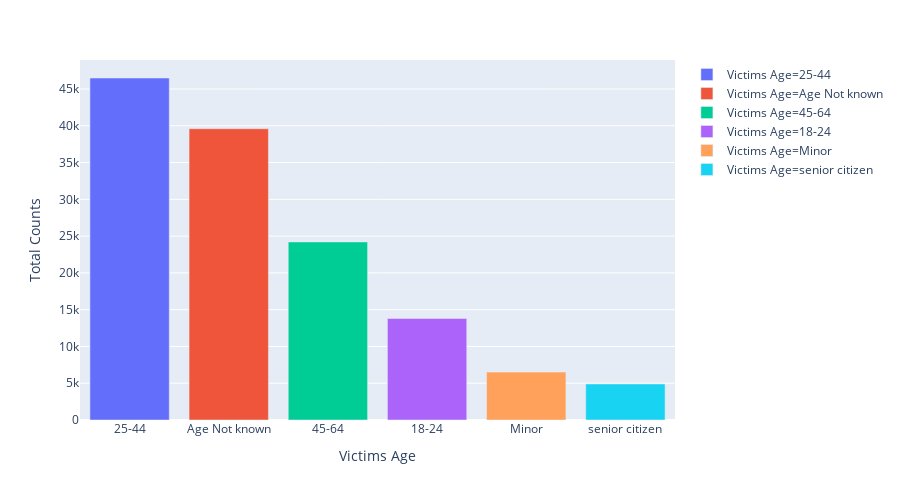
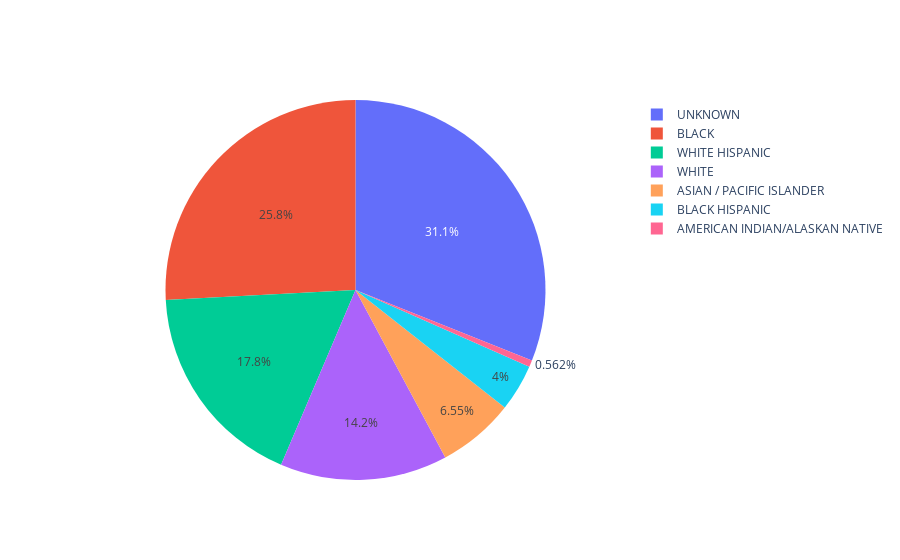

These figures' notebook cell, in order:
### Code cell
# Visualize Victims Age 
TotalCounts = list(df["vic_age_group"].value_counts())
VictimsAgeCategory = list(df["vic_age_group"].value_counts().index)
VictimsAgeCategory[5] = "senior citizen"
VictimsAgeCategory[1] = "Age Not known"
VictimsAgeCategory[4] = "Minor"
Vicdata = {'VictimsAgeCategory':VictimsAgeCategory, 'TotalCounts':TotalCounts}
vicAgeDF = pd.DataFrame(Vicdata)


fig = px.bar(vicAgeDF, x='VictimsAgeCategory', y='TotalCounts',
             hover_data=['VictimsAgeCategory', 'TotalCounts'], color='VictimsAgeCategory',
             labels={'VictimsAgeCategory':'Victims Age','TotalCounts':'Total Counts'}, height=500 )
fig.show()

# Visualize Victims's Race
victim_counts = list(df["vic_race"].value_counts())
victim_race_category = list(df["vic_race"].value_counts().index)

fig = go.Figure(data=[go.Pie(labels=victim_race_category, values=victim_counts)])
fig.show()

### Figure 1 — Plotly figure (JSON) as saved in the notebook; plotly's stock layout.template omitted (floating-point values rounded to 4 significant figures)
{"data": [{"alignmentgroup": "True", "customdata": [["25-44", 46494]], "hoverlabel": {"namelength": 0}, "hovertemplate": "Victims Age=%{customdata[0]}<br>Total Counts=%{customdata[1]}", "legendgroup": "Victims Age=25-44", "marker": {"color": "#636efa"}, "name": "Victims Age=25-44", "offsetgroup": "Victims Age=25-44", "orientation": "v", "showlegend": true, "textposition": "auto", "type": "bar", "x": ["25-44"], "xaxis": "x", "y": [46494], "yaxis": "y"}, {"alignmentgroup": "True", "customdata": [["Age Not known", 39600]], "hoverlabel": {"namelength": 0}, "hovertemplate": "Victims Age=%{customdata[0]}<br>Total Counts=%{customdata[1]}", "legendgroup": "Victims Age=Age Not known", "marker": {"color": "#EF553B"}, "name": "Victims Age=Age Not known", "offsetgroup": "Victims Age=Age Not known", "orientation": "v", "showlegend": true, "textposition": "auto", "type": "bar", "x": ["Age Not known"], "xaxis": "x", "y": [39600], "yaxis": "y"}, {"alignmentgroup": "True", "customdata": [["45-64", 24205]], "hoverlabel": {"namelength": 0}, "hovertemplate": "Victims Age=%{customdata[0]}<br>Total Counts=%{customdata[1]}", "legendgroup": "Victims Age=45-64", "marker": {"color": "#00cc96"}, "name": "Victims Age=45-64", "offsetgroup": "Victims Age=45-64", "orientation": "v", "showlegend": true, "textposition": "auto", "type": "bar", "x": ["45-64"], "xaxis": "x", "y": [24205], "yaxis": "y"}, {"alignmentgroup": "True", "customdata": [["18-24", 13796]], "hoverlabel": {"namelength": 0}, "hovertemplate": "Victims Age=%{customdata[0]}<br>Total Counts=%{customdata[1]}", "legendgroup": "Victims Age=18-24", "marker": {"color": "#ab63fa"}, "name": "Victims Age=18-24", "offsetgroup": "Victims Age=18-24", "orientation": "v", "showlegend": true, "textposition": "auto", "type": "bar", "x": ["18-24"], "xaxis": "x", "y": [13796], "yaxis": "y"}, {"alignmentgroup": "True", "customdata": [["Minor", 6511]], "hoverlabel": {"namelength": 0}, "hovertemplate": "Victims Age=%{customdata[0]}<br>Total Counts=%{customdata[1]}", "legendgroup": "Victims Age=Minor", "marker": {"color": "#FFA15A"}, "name": "Victims Age=Minor", "offsetgroup": "Victims Age=Minor", "orientation": "v", "showlegend": true, "textposition": "auto", "type": "bar", "x": ["Minor"], "xaxis": "x", "y": [6511], "yaxis": "y"}, {"alignmentgroup": "True", "customdata": [["senior citizen", 4896]], "hoverlabel": {"namelength": 0}, "hovertemplate": "Victims Age=%{customdata[0]}<br>Total Counts=%{customdata[1]}", "legendgroup": "Victims Age=senior citizen", "marker": {"color": "#19d3f3"}, "name": "Victims Age=senior citizen", "offsetgroup": "Victims Age=senior citizen", "orientation": "v", "showlegend": true, "textposition": "auto", "type": "bar", "x": ["senior citizen"], "xaxis": "x", "y": [4896], "yaxis": "y"}], "layout": {"barmode": "relative", "height": 500, "legend": {"tracegroupgap": 0}, "margin": {"t": 60}, "xaxis": {"anchor": "y", "categoryarray": ["25-44", "Age Not known", "45-64", "18-24", "Minor", "senior citizen"], "categoryorder": "array", "domain": [0, 1], "title": {"text": "Victims Age"}}, "yaxis": {"anchor": "x", "domain": [0, 1], "title": {"text": "Total Counts"}}}}

### Figure 2 — Plotly figure (JSON) as saved in the notebook; plotly's stock layout.template omitted (floating-point values rounded to 4 significant figures)
{"data": [{"labels": ["UNKNOWN", "BLACK", "WHITE HISPANIC", "WHITE", "ASIAN / PACIFIC ISLANDER", "BLACK HISPANIC", "AMERICAN INDIAN/ALASKAN NATIVE"], "type": "pie", "values": [42077, 35008, 24066, 19297, 8874, 5419, 761]}], "layout": {}}
